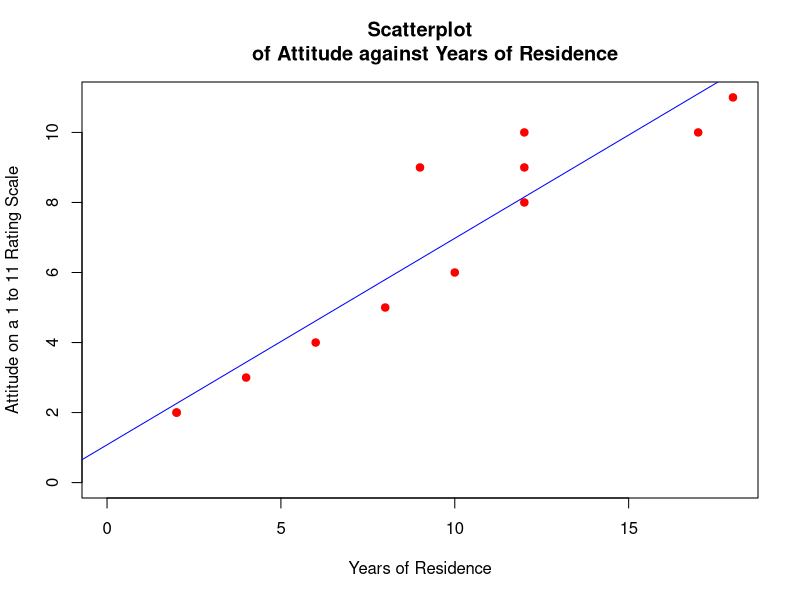

R code for this plot:
#                     Simple Linear Regression


# (1) Import cityraw into the R Workspace; list the variable names

cityraw <- read.csv('cityraw.csv');  names(cityraw)
mean(cityraw$attitude)#mean
t.test(cityraw$attitude)#95% confident estimate MORE PRECISE


# (2) Create a scatterplot to confirm (or disconfirm) any linear
# relationship between the dependent and independent variables

plot(cityraw$duration, cityraw$attitude, pch = 19, col = 'red', 
     xlim = c(0, 18), ylim = c(0, 11), xlab = 'Years of Residence',
     ylab = 'Attitude on a 1 to 11 Rating Scale', main = 'Scatterplot
     of Attitude against Years of Residence')




# (3) Regress the dependent variable ('attitude') on the independent 
# variable ('duration'); display the estimated regression equation. 
# Name the model object 'model1'

model1 <- lm(attitude ~ duration, data = cityraw); model1




# (4) Include the regression line in the scatterplot

abline(model1, col = 'blue')




# (5) Insert lines representing the mean of the dependent and independent
# variables, if desired

# abline(h = mean(cityraw$attitude), col = 'purple')

# abline(v = mean(cityraw$duration), col = 'green')

 


# (6) Report the diagnostic statistics associated with model1; report
# findings in normal notation (not scientific notation) 

options(scipen = 999)

summary(model1)




# (7) Find the 95% confidence interval estimate 
#  of the coefficient on 'duration'

confint(model1, level = 0.95)
